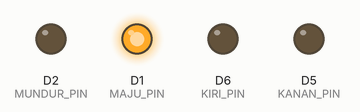
A sketch run on a simulated ESP8266 (Wemos D1 mini). Parts: output pins drawn as LEDs (lit = HIGH).

Above: at 0.2 s.
At 1.2 s:
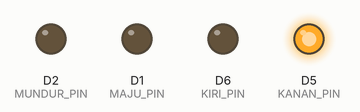
At 2.7 s:
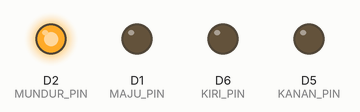
At 3.7 s:
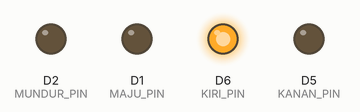
Timing chart, 0 to 4.6 s (numbered marks = the images above):
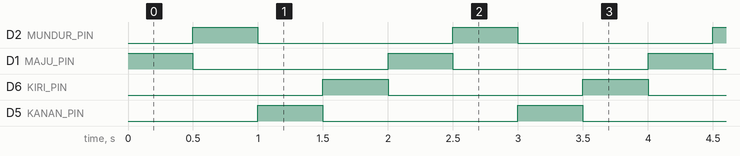

Measured:
- by itself, D2 (MUNDUR_PIN), D1 (MAJU_PIN), D6 (KIRI_PIN), D5 (KANAN_PIN): alternates HIGH for 0.50 s and LOW for 1.5 s
- by itself, everything shown: repeats every 2.0 s, in 4 steps

The sketch:

praktek1_port_test.ino
```cpp
//Testing Port wemos
//by : nyoman yudi kurniawan
//untuk : TRSE Undiksha 2026
//www.aisi555.com


// Kofigurasi Pin (aktif HIGH , sesuaikan dengan pin yang digunakan)
#define MAJU_PIN    D1
#define MUNDUR_PIN  D2
#define KANAN_PIN   D5
#define KIRI_PIN    D6


void setup() {
  pinMode(MAJU_PIN, OUTPUT);
  pinMode(MUNDUR_PIN, OUTPUT);
  pinMode(KANAN_PIN, OUTPUT);
  pinMode(KIRI_PIN, OUTPUT);
}

void loop() {


 //Maju
  digitalWrite(MAJU_PIN, HIGH);
  digitalWrite(MUNDUR_PIN, LOW);
  digitalWrite(KANAN_PIN, LOW);
  digitalWrite(KIRI_PIN, LOW);

  delay(500);

 //Mundur
  digitalWrite(MAJU_PIN, LOW);
  digitalWrite(MUNDUR_PIN, HIGH);
  digitalWrite(KANAN_PIN, LOW);
  digitalWrite(KIRI_PIN, LOW);

  delay(500);

 //kanan
  digitalWrite(MAJU_PIN, LOW);
  digitalWrite(MUNDUR_PIN, LOW);
  digitalWrite(KANAN_PIN, HIGH);
  digitalWrite(KIRI_PIN, LOW);

  delay(500);

 //kiri
  digitalWrite(MAJU_PIN, LOW);
  digitalWrite(MUNDUR_PIN, LOW);
  digitalWrite(KANAN_PIN, LOW);
  digitalWrite(KIRI_PIN, HIGH);

  delay(500);
}
```
